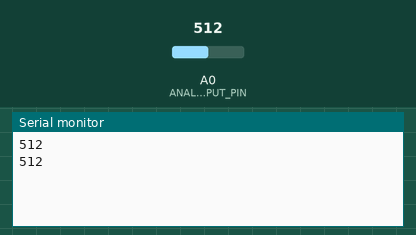
This sketch was run on a simulated Arduino Uno, built with avr-gcc and run on an emulated ATmega328P. On the bench: the last lines printed to the serial monitor. Inputs (shaded band) come from the test bench; at power-on: A0 (ANALOG_INPUT_PIN) = 512.

Above: at 1.8 s.
1.9 s: A0 (ANALOG_INPUT_PIN) set to 716
At 2.8 s:
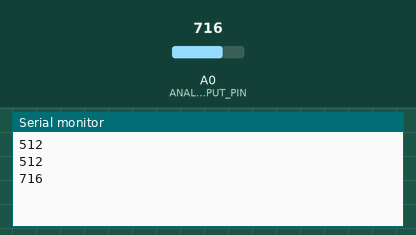
3.4 s: A0 (ANALOG_INPUT_PIN) set to 900
At 4.7 s:
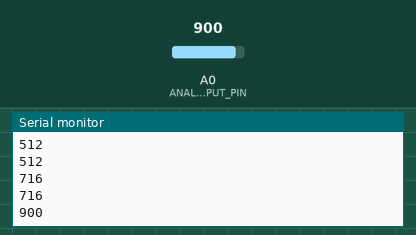
Timing chart, 0 to 6.4 s (numbered marks = the images above; inputs shaded):
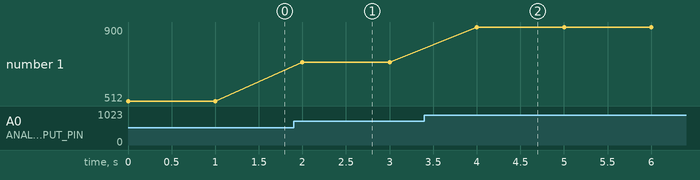

Measured:
- after the input at 1.9 s, the serial monitor: prints a new line after 0.10 s (image 1)
- after the input at 3.4 s, the serial monitor: prints a new line after 0.60 s (image 2)
- plotted number 1: 512 → 716 after the input at 1.9 s, 716 → 900 after the input at 3.4 s

The sketch:

serial_read_python.ino
```cpp
enum {
 ANALOG_INPUT_PIN = A0,
 UPDATE_INTERVAL_MICROS = 200,
 MODE_2_CONSECUTIVE_READS = 5000,
};

unsigned long next_update;
int reads;
int mode;

void setup() {
 Serial.begin(115200);
 analogReference(EXTERNAL);
 mode = 0;
 Serial.flush();
}

void mode1() {
 int analog_value = analogRead(ANALOG_INPUT_PIN);
 Serial.println(analog_value);
 delay(1000);
}

void mode2() {
 unsigned long current_micros;
 current_micros = micros();
 if(current_micros >= next_update) {
 byte b1, b2;
 int analog_value;
 next_update = next_update + UPDATE_INTERVAL_MICROS;

 analog_value = analogRead(ANALOG_INPUT_PIN);
 reads--;
 b1 = analog_value&0xFF;
 b2 = ( analog_value >> 8 ) & 0xFF;
 Serial.write(b1);
 Serial.write(b2);
 if(reads <= 0) {
 mode = 0;
 Serial.write(0xFF);
 Serial.write(0xFF);
 }
 }
}

void loop() {
  mode1();
/* if(Serial.available() > 0) {
 int rcv;
 rcv = Serial.read();
 if(rcv == '1') {
 mode = 1;
 } else if(rcv == '2') {
 mode = 2;
 reads = MODE_2_CONSECUTIVE_READS;
 next_update = micros();
 } else if(rcv == '0') {
 if(mode == 2) {
 Serial.write(0xFF);
 Serial.write(0xFF);
 }
 mode = 0;
 }
 }
 switch(mode) {
 case 1:
 mode1();
 break;
 case 2:
 mode2();
 break;
 default:
 delay(200);
 break;
 }*/

}
```
